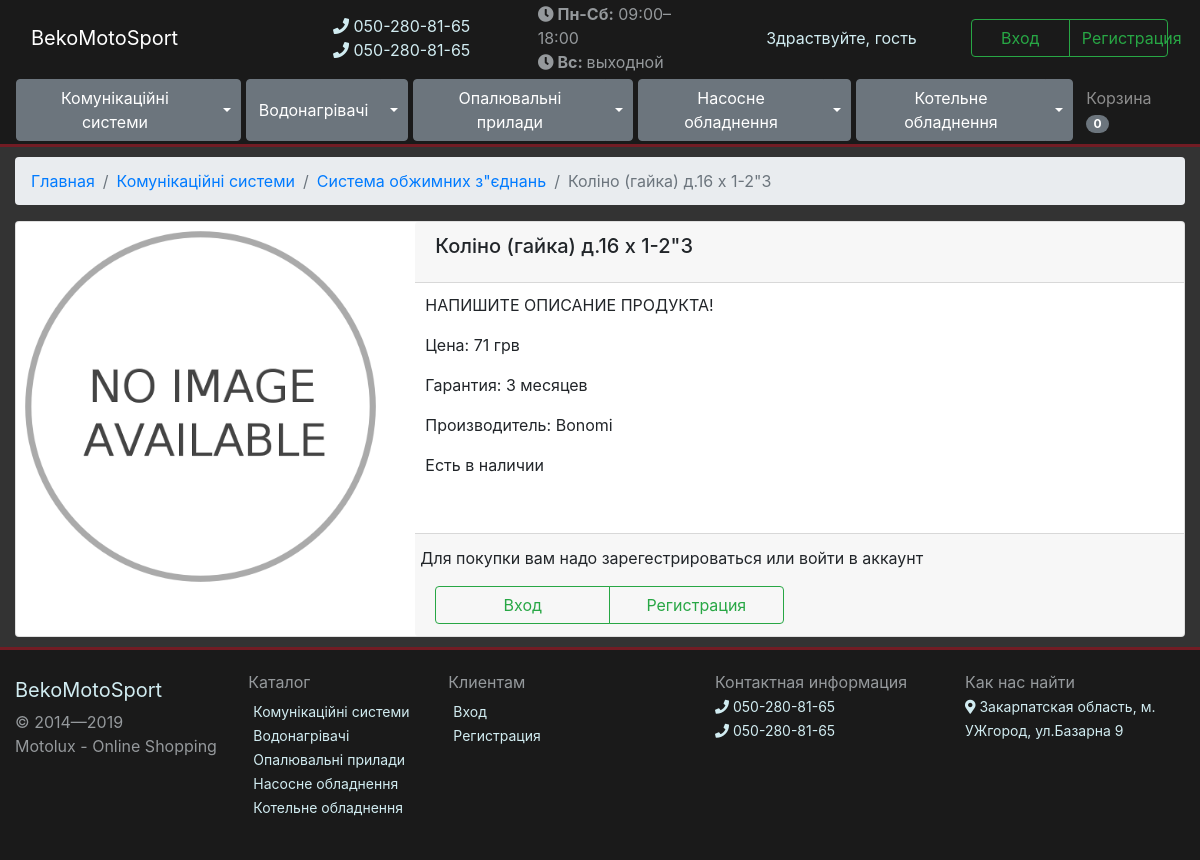
Page /product/1000001/ on the committed database.
### store/models.py (models this page shows, shortened)
class ParentCategory(models.Model):
    name = models.CharField(max_length=50)
    slug = models.SlugField(blank=True)
    image = models.ImageField(upload_to= image_folder, blank=True, default=None)
    def get_absolute_url(self):
        return reverse('parent_category_detail', kwargs={'parent_category_slug': self.slug})

class Product(models.Model):
    name = models.CharField(max_length=50)
    brand = models.ForeignKey(Brand, on_delete=models.CASCADE, blank=True)
    category = models.ForeignKey(Category, on_delete=models.CASCADE,)
    description = models.TextField(default='НАПИШИТЕ ОПИСАНИЕ ПРОДУКТА!', blank=True)
    warranty = models.DecimalField(max_digits=2, decimal_places=0, default=0)
    price = models.DecimalField(max_digits=9, decimal_places=2)
    money = models.ForeignKey(MoneyType, on_delete=models.CASCADE,)
    avaliable = models.BooleanField(default=True)
    slug = models.SlugField(blank=True)
    def get_final_price(self):
        return int(self.price * self.money.exchangeRate)

class Category(models.Model):
    name = models.CharField(max_length=50)
    slug = models.SlugField(blank=True)
    parentCategory = models.ForeignKey(ParentCategory, on_delete=models.CASCADE, default=None, db_index=True)
    image = models.ImageField(upload_to=image_folder, blank=True, default=None)
    def get_absolute_url(self):
        return reverse('category_detail', kwargs={'category_slug': self.slug})

class MoneyType(models.Model):
    name = models.CharField(max_length=10)
    exchangeRate = models.DecimalField(max_digits=4, decimal_places=2)

class Brand(models.Model):
    name = models.CharField(max_length=50)
    def __str__(self):
        return self.name

### store/views.py (the view, shortened to what this page needs)
# urls.py: path('product/<product_slug>/', product_view, name='product_detail'),
def product_view(request, product_slug):
    parrentCategories = ParentCategory.objects.all()
    categories = Category.objects.all()
    login_my = LoginForm(request.POST or None)
    register = RegistrationForm(request.POST or None)
    try:
        cart_id = request.session['cart_id']
        cart = Cart.objects.get(id=cart_id)
        request.session['total'] = cart.items.count()
    except:
        cart = Cart()
        cart.save()
        cart_id = cart.id
        request.session["cart_id"] = cart_id
        cart = Cart.objects.get(id=cart_id)
    product = Product.objects.get(slug=product_slug)
    context = {
        'product': product,
        'parrentCategories': parrentCategories,
        'categories': categories,
        'cart': cart,
        'register': register,
        'login_my': login_my,
    }
    return render(request, 'product.html', context)

### store/templates/product.html (shortened to what this page needs)
{% extends 'base.html' %}
{% load static %}
{% block content %}
    <article class="container-fluid">
        <nav aria-label="breadcrumb">
          <ol class="breadcrumb">
              <li class="breadcrumb-item"><a href="{% url 'base' %}">Главная</a></li>
              <li class="breadcrumb-item"><a href="{{ product.category.parentCategory.get_absolute_url }}">{{ product.category.parentCategory.name }}</a></li>
              <li class="breadcrumb-item"><a href="{{ product.category.get_absolute_url }}">{{ product.category.name }}</a></li>
              <li class="breadcrumb-item active" aria-current="page">{{ product.name }}</li>
          </ol>
        </nav>
                <div class="card w-100" style="width: 18rem;">
                    <div class="row">
                        <div class="col-4 col-sm-12 col-md-4 col-lg-4 col-xl-4 card-img-self">
                            <img src="{% static 'images/noImg.png' %}" alt="" class="card-img-top card-img-self">
                        </div>
                        <div class="col-8 col-sm-12 col-md-8 col-lg-8 col-xl-8">
                            <div class="card-header"><h5 class="card-title">{{ product.name }}</h5></div>
                            <div class="card-body">
                                <p class="card-text">{{ product.description }}</p>
                                <p class="card-text">Цена: {{ product.get_final_price }} грв</p>
                                <p class="card-text">Гарантия: {{ product.warranty }} месяцев</p>
                                <p class="card-text">Производитель: {{ product.brand }} </p>
                                {% if product.avaliable == True %}
                                    <p class="card-text">Есть в наличии</p>
                                {% else %}
                                    <p class="card-text">Товар закончился</p>
                                {% endif %}
                            </div>
                            <div class="card-footer">
                                <div class="row">
                                    {% if request.user.is_authenticated %}
                                        <a href="#" class="card-link col-6 add-to-cart" data-slug="{{ product.slug }}">Добавить в корзину</a>
                                    {% else %}
                                        <p>Для покупки вам надо зарегестрироваться или войти в аккаунт</p>
                                        <div class="btn-group col-xl-6 col-lg-12 col-md-6  col-sm-12 col-12">
                                            <button type="button" class="btn btn-outline-success col-lg-6 col-md-6 col-sm-6 col-6" data-toggle="modal" data-target="#myModalLogin">Вход</button>
                                            <button type="button" class="btn btn-outline-success col-lg-6 col-md-6 col-sm-6 col-6" data-toggle="modal" data-target="#myModalRegistration">Регистрация</button>
                                        </div>
                                    {% endif %}
                                </div>
                            </div>
                        </div>
                    </div>
                </div>
    </article>
{% endblock content%}

### store/templates/base.html (shortened to what this page needs)
{% load static %}
{% load crispy_forms_tags %}
<!DOCTYPE html>
<html lang="en">
    <head>
        <link rel="stylesheet" href="https://stackpath.bootstrapcdn.com/bootstrap/4.3.1/css/bootstrap.min.css">
        <link rel="stylesheet" href="https://use.fontawesome.com/releases/v5.8.1/css/all.css">
        <link rel="stylesheet" href="{% static 'css/base.css' %}">
    </head>
    <body>
        <header>
            <div class="navbar navbar-dark">
                <div class="col-xl-3 col-lg-3 col-md-4 col-sm-8 col-8">
                    <a class="navbar-brand" href="{% url 'base' %}">BekoMotoSport</a>
                </div>
                <div class="col-xl-2 col-lg-2 col-md-4 col-sm-4 col-4 d-none d-md-flex">
                    <div class="time_work">
                        <span><a href=""><i class="fas fa-phone"></i> 050-280-81-65</a></span><br>
                        <span><a href=""><i class="fas fa-phone"></i> 050-280-81-65</a></span><br>
                    </div>
                </div>
                <div class="col-xl-2 col-lg-3 col-md-4 d-none d-md-flex">
                    <div class="time_work">
                        <span><i class="fas fa-clock"></i><strong> Пн-Сб:</strong>&nbsp;09:00–18:00</span><br>
                        <span><i class="fas fa-clock"></i><strong> Вс: </strong><span style="line-height: 22px;">выходной</span></span>
                    </div>
                </div>
                <div class="col-xl-5 col-lg-4  col-md-12  col-sm-12  col-12 row">
                    {% if not request.user.is_authenticated %}
                        <p class="text-center col-xl-6 col-lg-12 col-md-6  col-sm-12 col-12" style="color: #d1ecf1;">Здраствуйте, гость</p>
                        <div class="btn-group col-xl-6 col-lg-12 col-md-6  col-sm-12 col-12">
                            <button type="button" class="btn btn-outline-success col-lg-6 col-md-6 col-sm-6 col-6" data-toggle="modal" data-target="#myModalLogin">Вход</button>
                            <button type="button" class="btn btn-outline-success col-lg-6 col-md-6 col-sm-6 col-6" data-toggle="modal" data-target="#myModalRegistration">Регистрация</button>
                        </div>
                    {% endif %}
                </div>
            </div>
            <nav class="navbar  navbar-dark navbar-expand-sm navbar-collapse">
                <div class="collapse navbar-collapse" id="navbar">
                    <ul class="navbar-nav mr-auto">
                        {% for parrentCategory in parrentCategories %}
                            <div class="btn-group">
                              <button type="button" onclick="location.href='{{ parrentCategory.get_absolute_url }}'" class="btn btn-secondary">{{ parrentCategory.name }}</button>
                              <button type="button" class="btn btn-secondary dropdown-toggle dropdown-toggle-split" data-toggle="dropdown" aria-haspopup="true" aria-expanded="false">
                              </button>
                            </div>
                        {% endfor %}
                    </ul>
                    <ul class="navbar-nav navbar-right">
                        <li><a href="{% url 'cart' %}" class="nav-link">Корзина <span class="badge badge-secondary badge-pill" id="cart_count">
                            {% if not request.session.total %}
                                0 {% else %} {{ request.session.total }}
                            {% endif %}
                        </span></a></li>
                    </ul>
                </div>
            </nav>
        </header>
    {% block content %}
    {% endblock content %}
    <footer class="container-fluid">
        <div class="row">
            <div class="col-xl-7 col-lg-7 col-md-4 col-sm-4 col-12">
                <div class="row">
                    <div class="col-xl-4 col-lg-5">
                        <a class="navbar-brand" href="{% url 'base' %}">BekoMotoSport</a>
                        <p>© 2014—2019</p>
                        <p>Motolux - Online Shopping</p>
                    </div>
                    <div class="col-xl-8 col-lg-7 d-none d-lg-flex">
                        <div class="row">
                            <div class="col-xl-6 col-lg-6" style="width: 200px">
                                <p>Каталог</p>
                                <ul>
                                    {% for parrentCategory in parrentCategories %}
                                        <li><a href="{{ parrentCategory.get_absolute_url }}">{{ parrentCategory.name }}</a></li>
                                    {% endfor %}
                                </ul>
                            </div>
                            <div class="col-xl-6 col-lg-6" style="width: 200px">
                                <p>Клиентам</p>
                                <ul>
                                    {% if request.user.is_authenticated %}
                                        <li><a href="{% url 'cart' %}">Корзина</a></li>
                                        <li><a href="{% url 'account' %}">Заказы</a></li>
                                        <li><a href="{% url 'logout' %}">Выйти</a></li>
                                    {% else %}
                                        <li><a href="" data-toggle="modal" data-target="#myModalLogin">Вход</a></li>
                                        <li><a href="" data-toggle="modal" data-target="#myModalRegistration">Регистрация</a></li>
                                    {% endif %}
                                </ul>
                            </div>
                        </div>
                    </div>
                </div>
            </div>
            <div class="col-xl-5 col-lg-5 col-md-8 col-sm-8 col-12">
                <div class="row">
                    <div class="col-xl-6 col-lg-6 col-md-6">
                        <p>Контактная информация</p>
                        <div><a target="_blank" href=""><i class="fas fa-phone"></i> 050-280-81-65</a></div>
                        <div><a target="_blank" href=""><i class="fas fa-phone"></i> 050-280-81-65</a></div>
                    </div>
                    <div class="col-xl-6 col-lg-6 col-md-6">
                        <p>Как нас найти</p>
                        <div>
                            <a target="_blank" href="https://goo.gl/maps/CbkZKptCZQGsx5rQA">
                                <i class="fas fa-map-marker-alt"></i> Закарпатская область, м. УЖгород, ул.Базарна 9
                            </a>
                        </div>
                    </div>
                </div>
            </div>
        </div>
    </footer>
    </body>
</html>

### static_in_dev/css/base.css (style rules this page uses)
body { background-color: #333333; }
header { border-bottom: #721c24 solid 3px; background-color: #1a1a1a; }
header .time_work { margin-bottom: 0px; color: #95999c; }
header a { color: #d1ecf1; }
footer { padding: 20px 20px 20px 20px; border-top: #721c24 solid 3px; background-color: #1a1a1a; }
footer p { margin-bottom: 0px; color: #95999c; }
footer a { font-size: 14px; color: #d1ecf1; }
footer ul { padding: 5px; }
footer li { list-style: none; }

### store/templates/base.html (style rules this page uses)
.navbar-nav.mr-auto .btn-group { margin: 0 5px 0 0; }
article { min-height: 363px; margin: 10px 0 10px 0; }
div.col-xl-5.col-lg-4.col-md-12.col-sm-12.col-12.row > p { margin: auto; }
.card-body { padding: 10px; }
header .navbar { padding: 2px 16px; }

### store/templates/product.html (style rules this page uses)
.card-body { height: 250px; }

### rows in the picture
ParentCategory: name "Комунікаційні системи"
ParentCategory: name "Водонагрівачі"
ParentCategory: name "Опалювальні прилади"
ParentCategory: name "Насосне обладнення"
ParentCategory: name "Котельне обладнення"
Product: category.parentCategory.name "Комунікаційні системи", category.name "Система обжимних з\"єднань", name "Коліно (гайка) д.16 х 1-2\"З", description "НАПИШИТЕ ОПИСАНИЕ ПРОДУКТА!", get_final_price "71", warranty "3", brand "Bonomi"
